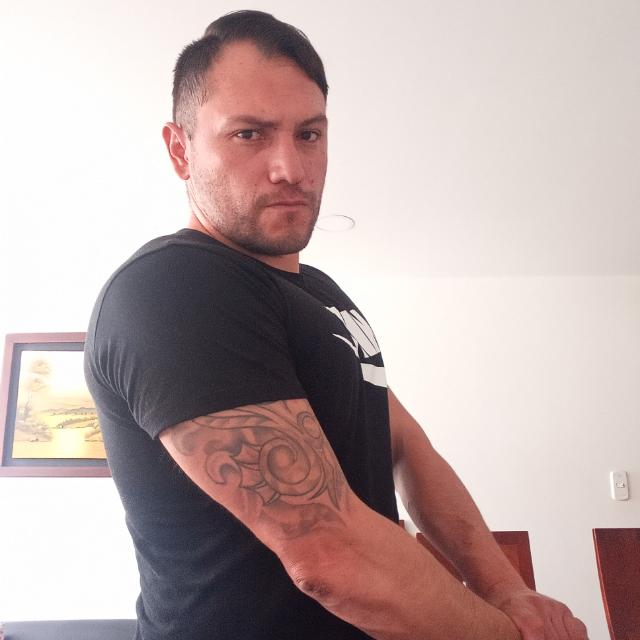
#> input picture Mini Proyectos Python JK/image to cartoon/JKfotoTIC.jpg, 640 x 640 px, found by its file name
$ python imageToCartoon.py
#> lines starting #> are read from the running program, lines starting #| are printed output that depends on the picture
# importimg libraries
import cv2
import numpy as np

#reading image debe tener la ruta a la foto en la pc
img = cv2.imread("Pruebas_Python\Mini Proyectos Python JK\image to cartoon\JKfotoTIC.jpg")
#> img is the input picture: shape (640, 640, 3); mean B, G, R 168.8, 170.2, 188.3

# edges
gray = cv2.cvtColor(img, cv2.COLOR_BGR2GRAY)
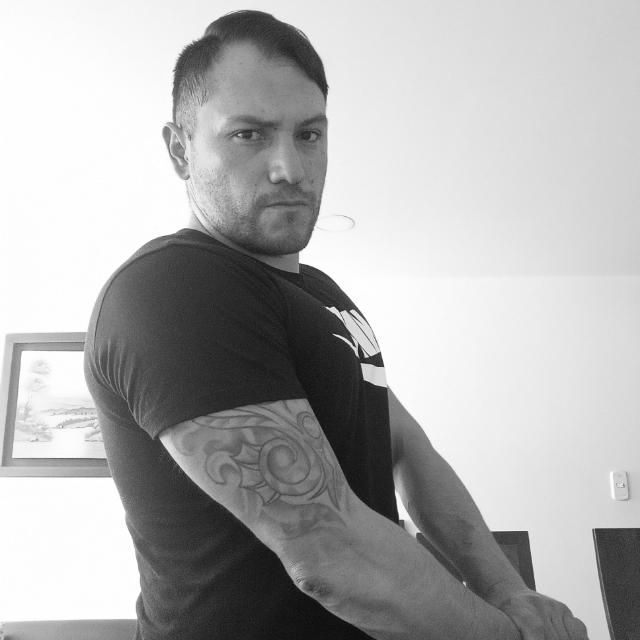
#> gray: shape (640, 640); min 4, max 255, mean 175.5
gray = cv2.medianBlur(gray, 3)
edges = cv2.adaptiveThreshold(gray, 225, cv2.ADAPTIVE_THRESH_MEAN_C, cv2.THRESH_BINARY, 3, 3)
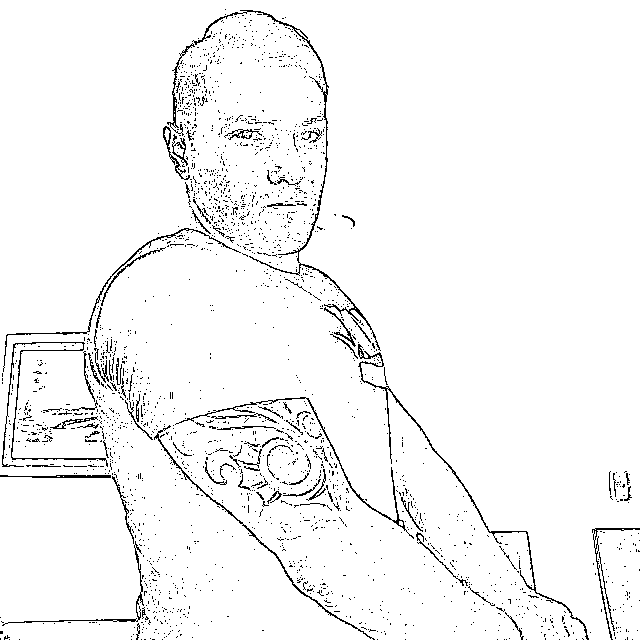
#> edges: shape (640, 640); values 0 (black) and 225 (white), 96.3% white; black in thin lines or dots

# Cartoonization
color = cv2.bilateralFilter(img, 13, 250, 250)
cartoon = cv2.bitwise_and(color, color, mask=edges)
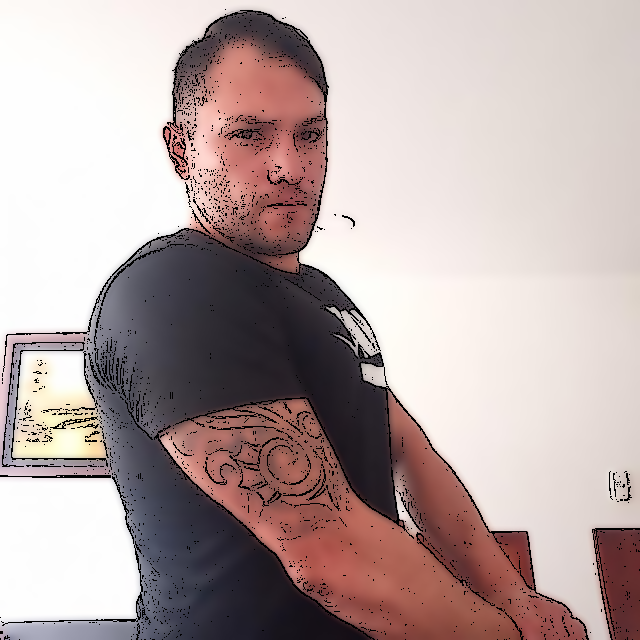
#> cartoon: shape (640, 640, 3); mean B, G, R 164.5, 165.9, 182.8

img1 = cv2.imshow("image", img)
img2 = cv2.imshow("edges", edges)

img3 = cv2.imwrite("Cartoon1.png", edges)


cv2.waitKey(0)
cv2.destroyAllWindows()

$ run again, with Mini Proyectos Python JK/image to cartoon/_fotoEdilberto.jpg copied over Mini Proyectos Python JK/image to cartoon/JKfotoTIC.jpg
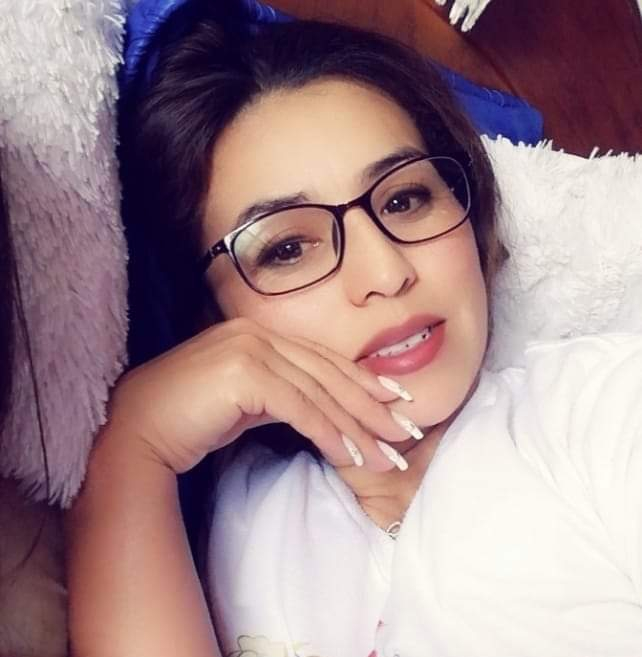
#> input picture Mini Proyectos Python JK/image to cartoon/_fotoEdilberto.jpg, 642 x 657 px, found by its file name
#> img is the input picture: shape (657, 642, 3); mean B, G, R 139.7, 134.4, 160.5
#> `edges = cv2.adaptiveThreshold(gray, 225, cv2.ADAPTIVE_THRESH_MEAN_C, c..`:
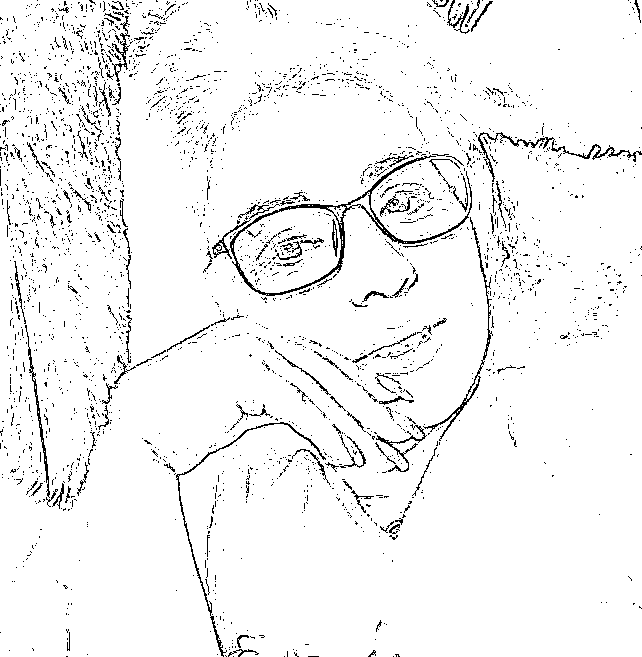
#> edges: shape (657, 642); values 0 (black) and 225 (white), 95.4% white; black in thin lines or dots
#> `cartoon = cv2.bitwise_and(color, color, mask=edges)`:
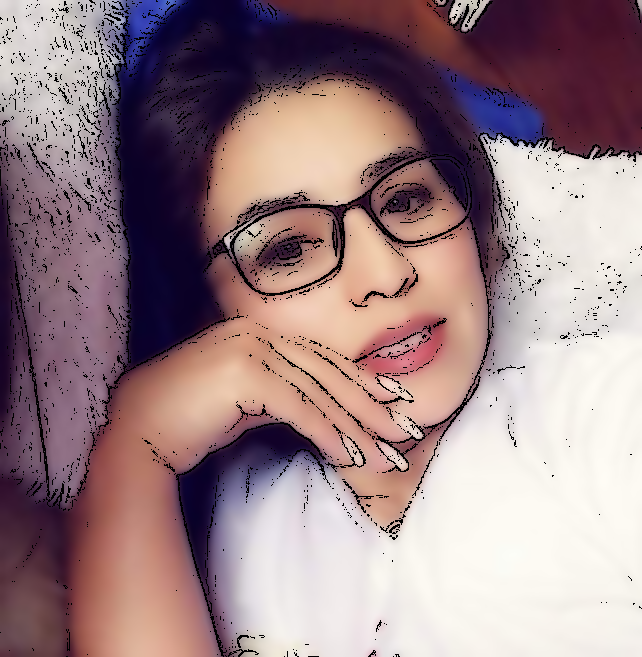
#> cartoon: shape (657, 642, 3); mean B, G, R 134.6, 130, 154.7
